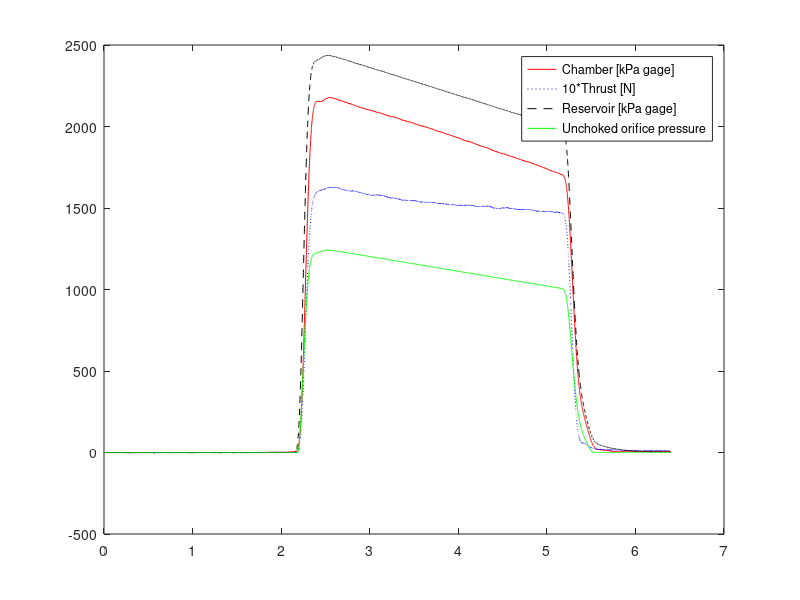

The MATLAB script that drew this image:
clc;
clear all;
load('bradyfire1.mat');
% i1 = 38;
% i2 = 6384;
i1 = start_index;
i2 = final_index;

plot(time, chamP, 'r', time, 10*thrust, 'b:', time, resP, 'k--', time, P_choked_min, 'g-')
legend('Chamber [kPa gage]', '10*Thrust [N]', 'Reservoir [kPa gage]', 'Unchoked orifice pressure')

Po = mean(chamP(i1:i2)) * 1000 + 101325
D = 0.605; %inches
D = D / 39.370; %meters
At = pi * D^2 / 4;
t = time(i2) - time(i1) %secs
m_dot_fuel = mfuel / 10^3 / t; %kg
m_dot_O2 = mean(m_dot_O2(i1:i2)); 
mdot = m_dot_fuel + m_dot_O2;

cstar = Po / (mdot / At)
mixRatio = m_dot_O2 / m_dot_fuel